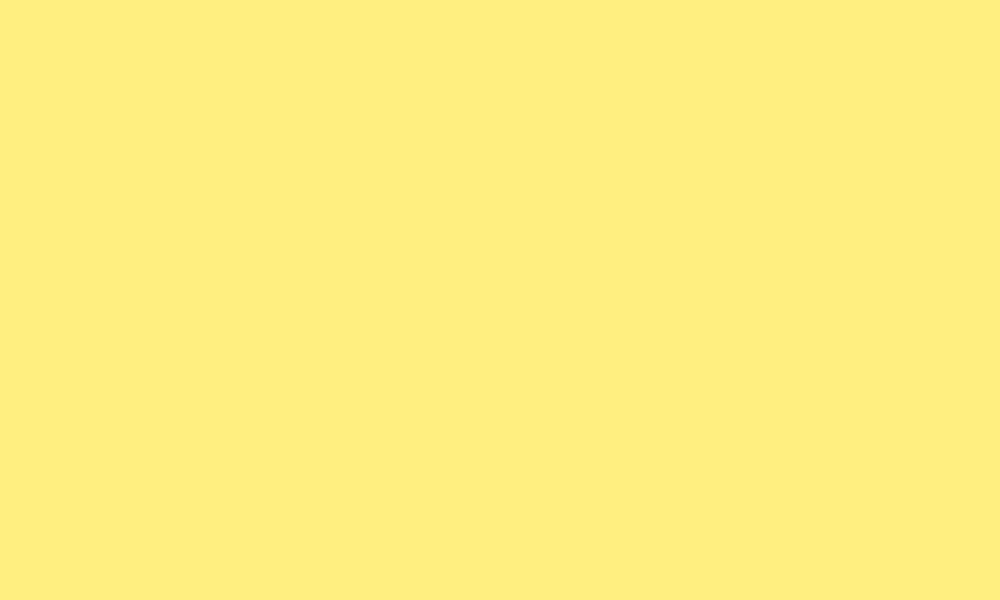
Frame 1 (no input)
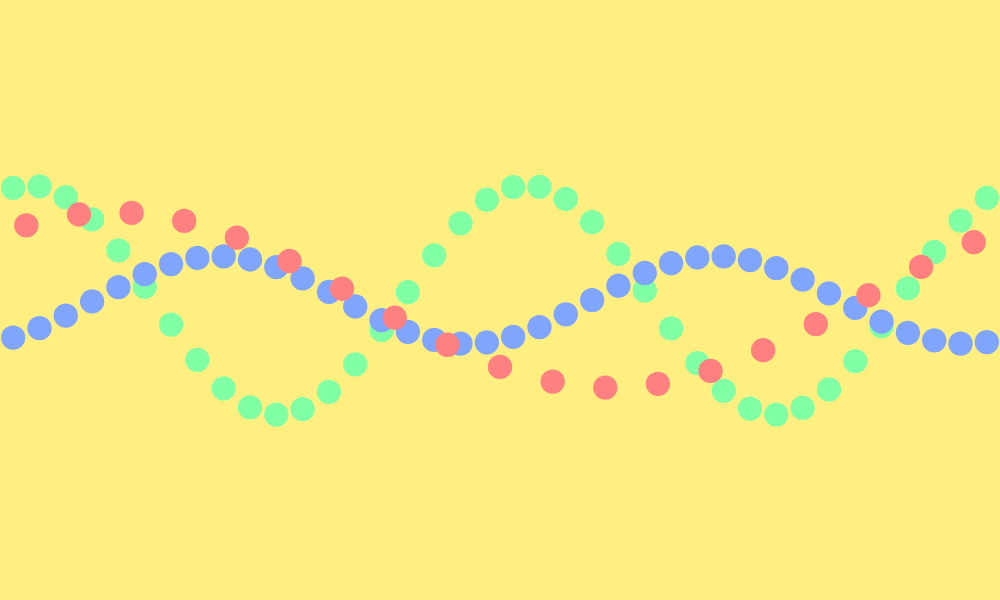
Frame 60 (no input)
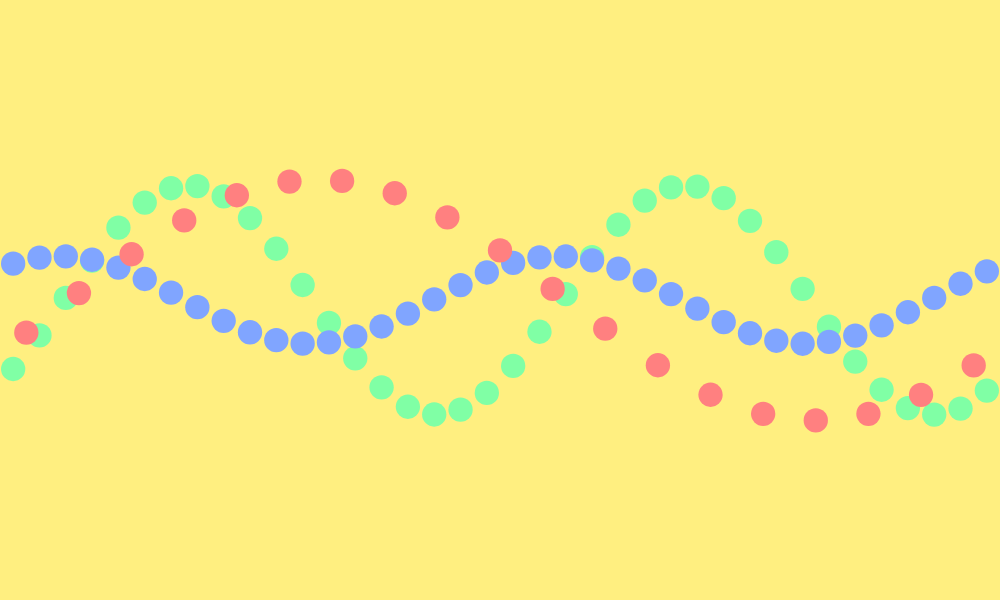
Frame 120 (the mouse pressed at the canvas centre since frame 60)

The p5.js sketch that drew these frames (run headless with seeded random() and noise() and a simulated clock; from frame 60 on, the mouse is pressed at the canvas centre):

// p5.js sketch
// ── sketch.js
let numOfCircles = 38;
let circlePadding = 2;

let amplitude;
let wavelength;

let framerate = 60; //has to be 60 for the wavelength to work out

var t = 0;

var wave1, wave2, wave3;


function setup() {

  createCanvas(1000, 600);
  frameRate(framerate);

  //amplitude = 0.618034 + 5; // funny water animation :D
  amplitude = 0.381966 * height/2;

  wavelength = width/2; //in px

  wave1 = new Wave(amplitude, wavelength, numOfCircles, 360 * 1.618, 1);
  wave2 = new Wave(0.382*amplitude, wavelength, numOfCircles, 360 * 0.618, -1);
  wave3 = new Wave(amplitude, wavelength, numOfCircles, 360 * 0.382, 1);
  //wave2 = new Wave(-amplitude/2, wavelength/1.618, numOfCircles, 360 * 0.3819);

  colorMode(HSB, 360, 100, 100);

}

function draw() {

  background(360 * 0.145898, 50, 100);

  wave3.show();
  wave2.show();
  wave1.show();


  wave1.add(wave2);

  t += 1/framerate; // wave speed

}

class Wave {

  constructor( _amplitude, _wavelength, _circlenum, _hue, _direction) {

    this.amplitude  = _amplitude;
    this.wavelength = _wavelength;
    this.circlenum  = _circlenum;
    this.hue        = _hue;

    this.direction  = _direction; // -1 (r-l) or 1 (l-r)

    this.circleXs = []; // for saving the values and doing calcs with other waves
    this.circleYs = [];

    this.circleDia = width / this.circlenum;




  }

  show() {

    noStroke();

    fill(this.hue, 50, 100);

    for (var i = 0; i < this.circlenum; i++) {

      circle(this.circleXs[i], height/2+this.circleYs[i], this.circleDia-circlePadding);

    }

    this.compute(); //down here to allow for add() to work

   }

  compute() {

    for (var i = 0; i < this.circlenum; i++) {

      this.circleXs[i] = (i + 0.5) * this.circleDia;

      this.angle = map(this.circleXs[i], 0, width, 0, 2*PI) - t * this.direction;

      this.circleYs[i] = this.amplitude * sin(2*PI*framerate/(this.wavelength/8*3)*this.angle); //some magic with the wavelength

    }
  }

  add(secondWave) {

    this.compute();
    secondWave.compute();

    for(var i = 0; i < this.circlenum; i++) {
      this.circleXs[i] += secondWave.circleXs[i];
      this.circleYs[i] += secondWave.circleYs[i];
    }
  }
}
